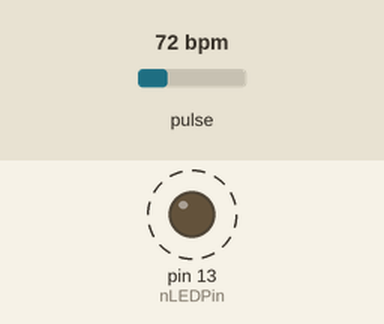
This sketch was run on a simulated Arduino Nano, built with avr-gcc and run on an emulated ATmega328P. Parts: output pins drawn as LEDs (lit = HIGH). Dashed ring = blinking. The inputs (shaded band) are chosen by the test bench; at power-on: pulse 72 bpm. What the sketch prints to the serial monitor is not drawn.

Above: at 1.2 s.
1.3 s: pulse set to 42 bpm
At 3.8 s:
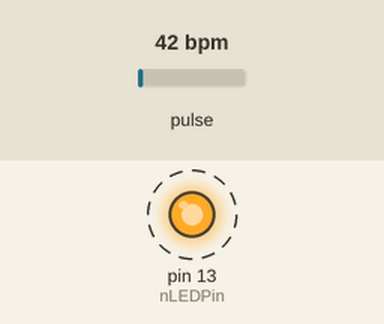
4.3 s: pulse set to 70 bpm
At 5.54 s:
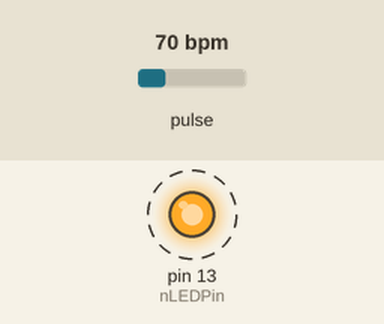
7.3 s: pulse set to 130 bpm
At 7.74 s:
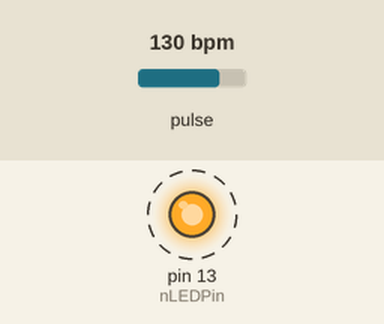
Timing chart, 0 to 16.3 s (numbered marks = the images above; inputs shaded):
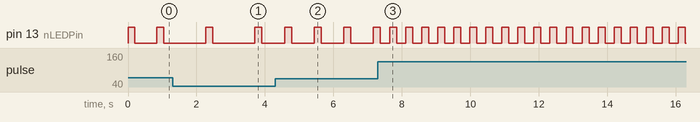

The sketch:

pulse.ino
```cpp
// Set-up low-level interrupts for most accurate BPM math.
#define USE_ARDUINO_INTERRUPTS true
#include <PulseSensorPlayground.h>

// Define variables
PulseSensorPlayground pulseSensor;
int nPulsePin = A0;
int nLEDPin = 13;
int nThreshold = 675;

//-----------------------------------------------------------------------------
//                                  BeatSync
//                                  --------
//
// General  : This code is a part of the BeatSync project and is written
//            for Arduino Nano with a bluetooth adapter and a hearbeat sensor.
//
// Input    : User lays their finger on the hearbeat sensor. Sensor then
//            calculates the user's BPM based on the difference between the
//            impulses that go above the given threshold.
//
// Output   : Program takes the calculated BPM and transmits it as a byte
//            over bluetooth.
//
//-----------------------------------------------------------------------------
// Programmer : Vlad Poberezhny
// Date : 03.04.2018
//-----------------------------------------------------------------------------
void setup()
{
  // Begin serial at 9600 baud
  // Bluetooth adapter can only transmit at 9600 baud or lower
  Serial.begin(9600);

  // Set-up the pulse sensor
  pulseSensor.analogInput(nPulsePin);
  pulseSensor.blinkOnPulse(nLEDPin);
  pulseSensor.setThreshold(nThreshold);

  // Begin reading
  pulseSensor.begin();
}

void loop()
{
  // If heartbeat was detected
  if (pulseSensor.sawStartOfBeat())
  {
    // Convert to BPM, transmit calculation as byte
    Serial.write(pulseSensor.getBeatsPerMinute());
  }

  // Small delay is a good practice
  delay(10);
}
```

Measured:
- after the input at 1.3 s, pin 13 (nLEDPin): alternates HIGH for 0.20 s and LOW for 1.2 s, starting after 0.97 s
- after the input at 4.3 s, pin 13 (nLEDPin): alternates HIGH for 0.20 s and LOW for 0.66 s, starting after 0.27 s
- after the input at 7.3 s, pin 13 (nLEDPin): alternates HIGH for 0.20 s and LOW for 0.26 s, starting after 0.34 s
- by itself, pin 13 (nLEDPin): alternates HIGH for 0.20 s and LOW for 0.63 s
